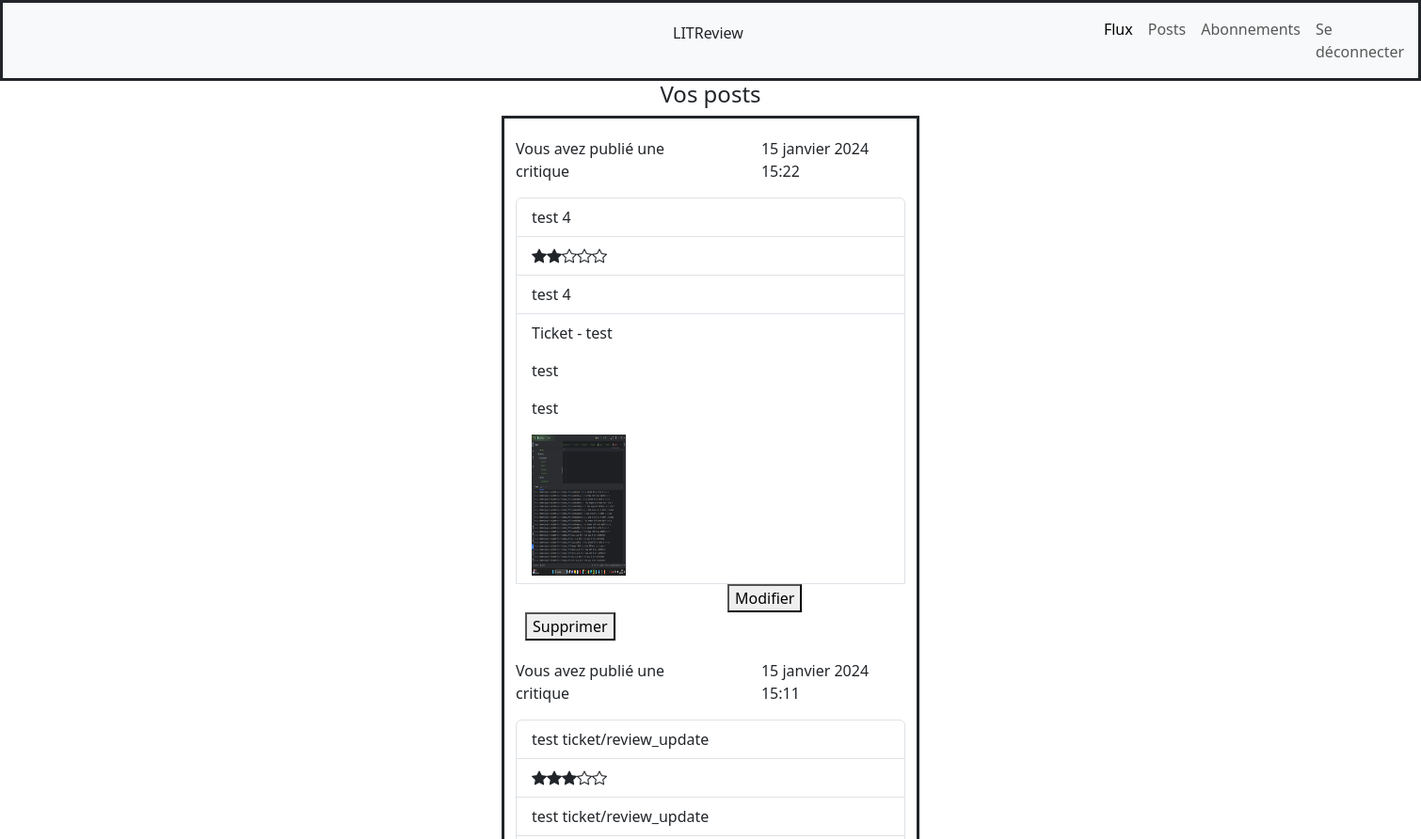
Page /posts/ (signed in, upper part) on the earlier database version.
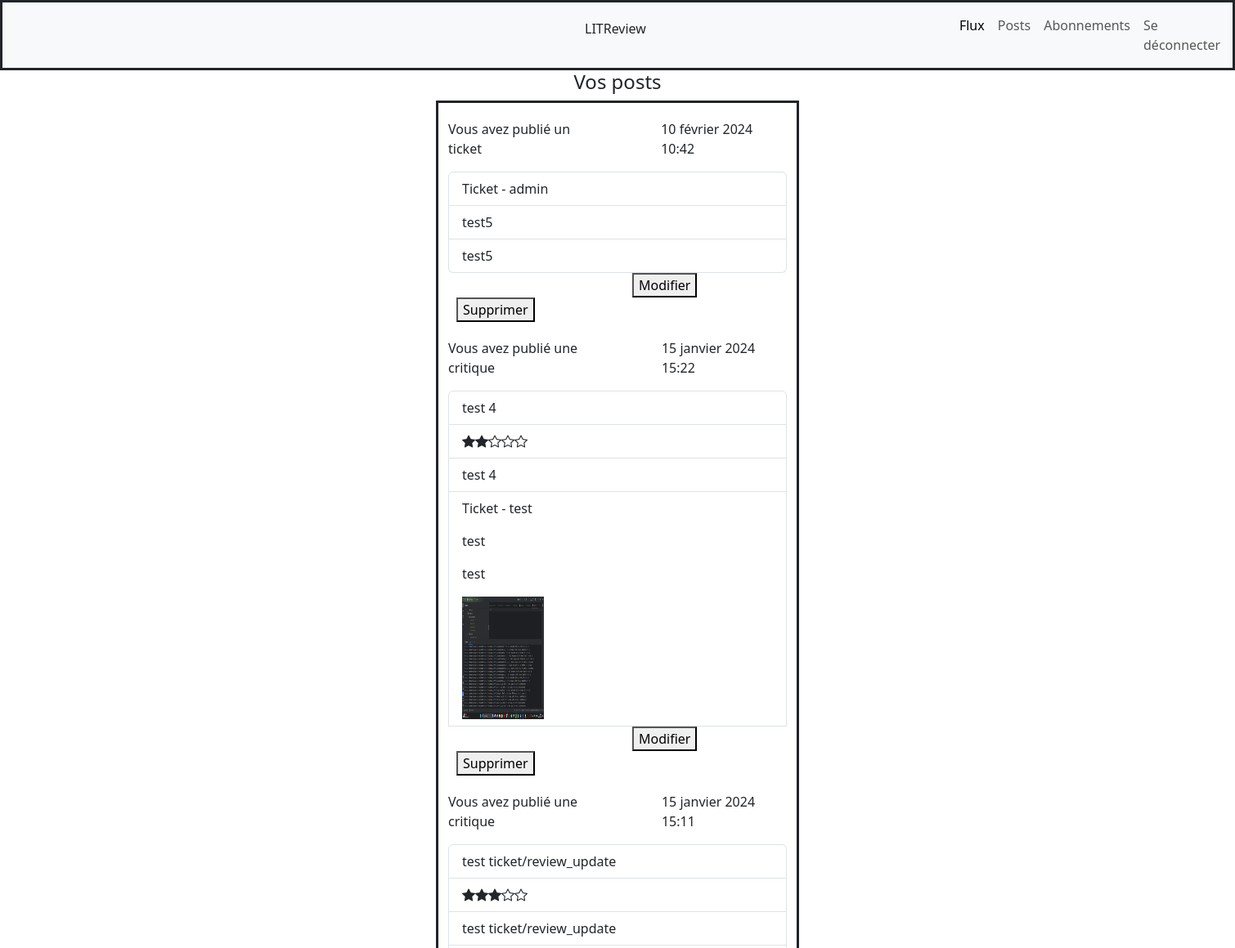
Same page on the later database version.
### critical/models.py (models this page shows)
class Review(models.Model):
    name = models.CharField(max_length=100)
    ticket = models.ForeignKey(to=Ticket, null=True, on_delete=models.CASCADE)
    rating = models.PositiveSmallIntegerField(
        validators=[MinValueValidator(0), MaxValueValidator(5)]
    )
    user = models.ForeignKey(to=User, on_delete=models.CASCADE)
    headline = models.CharField(max_length=128)
    body = models.TextField(max_length=8192, blank=True)
    time_created = models.DateTimeField(auto_now_add=True)
    @property
    def display_rating(self):
        full_star = ''
        empty_star = ''
        for i in range(self.rating):
            full_star += '<i class="bi bi-star-fill"></i>'
        for i in range(5-self.rating):
            empty_star += '<i class="bi bi-star"></i>'
        return full_star + empty_star

class Ticket(models.Model):
    title = models.CharField(max_length=128)
    description = models.TextField(max_length=2048, blank=True)
    user = models.ForeignKey(to=User, on_delete=models.CASCADE)
    image = models.ImageField(null=True, blank=True, upload_to='ticket')
    time_created = models.DateTimeField(auto_now_add=True)

### critical/views.py (the view)
# urls.py: path('posts/', critical.views.ticket_list, name='posts'),
@login_required
def ticket_list(request):
    reviews = Review.objects.filter(user=request.user)
    reviews = reviews.annotate(content_type=Value("Review", CharField()))
    tickets = Ticket.objects.filter(user=request.user)
    tickets = tickets.annotate(content_type=Value("Ticket", CharField()))
    reviews_and_tickets = sorted(
        chain(reviews, tickets),
        key=lambda instance: instance.time_created,
        reverse=True
    )
    return render(request,
                  'critical/posts.html',
                  {'reviews_and_tickets': reviews_and_tickets})

### templates/critical/posts.html
{% extends 'critical/base.html' %}
{% load crispy_forms_tags %}
{% block content %}
<h4 style="text-align:center">Vos posts</h4>
<div class="container">
  <div class="row">
      <div class="col-sm"></div>
      <div class="col-sm" style="border:solid">
        {% for instance in reviews_and_tickets %}
            {% if instance.content_type == 'Review' %}
                {% include 'critical/partials/posts_snippet_review.html' with review=instance %}
            {% elif instance.content_type == 'Ticket' %}
                {% include 'critical/partials/posts_snippet_ticket.html' with ticket=instance %}
            {% endif %}
        {% endfor %}
      </div>
      <div class="col-sm"></div>
  </div>
</div>
{% endblock %}

### templates/critical/partials/posts_snippet_ticket.html (shortened to what this page needs)
<div style="display: flex; margin-top: 20px; ">
    <p >Vous avez publié un ticket</p>
    <p style=" margin-left: 70px">{{ ticket.time_created }}</p>
</div>
<ul class="list-group">
    <li class="list-group-item">Ticket - {{ instance.user }}</li>
    <li class="list-group-item">{{ instance.title }}</li>
    <li class="list-group-item">{{ instance.description }}</li>
</ul>
<div >
    <a href="{% url 'update-ticket' ticket.id %}" style="margin-left: 225px">
        <button style="margin-left:00px" aria-label="Modifier le ticket">Modifier</button>
    </a>
    <a href="{% url 'delete-ticket' ticket.id %}" style="margin-left: 10px">
        <button style="margin-left:00px" aria-label="Supprimer le ticket">Supprimer</button>
    </a>
</div>

### templates/critical/partials/posts_snippet_review.html
<div style="display: flex; margin-top: 20px; ">
    <p >Vous avez publié une critique</p>
    <p style=" margin-left: 50px">{{ review.time_created }}</p>
</div>
<ul class="list-group">
    <li class="list-group-item">{{ instance.headline }}</li>
    <li class="list-group-item">{{ instance.display_rating | safe }}</li>
    <li class="list-group-item">{{ instance.body }}</li>
    <li class="list-group-item">
        <p>Ticket - {{ instance.ticket.user }}</p>
        <p>{{ instance.ticket.title }}</p>
        <p>{{ instance.ticket.description }}</p>
        {% if instance.ticket.image %}
        <img src="{{ instance.ticket.image.url }}" style="width: 100px; height: 150px;">
        {% endif %}
    </li>
    <div>
        <a href="{% url 'update-review' review.id %}" style="margin-left: 225px">
            <button style="margin-left:00px" aria-label="Modifier la critique">Modifier</button>
        </a>
        <a href="{% url 'delete-review' review.id %}" style="margin-left: 10px">
            <button style="margin-left:00px" aria-label="Supprimer la critique">Supprimer</button>
        </a>
    </div>
</ul>

Differences in the rows shown:
added Ticket: time_created "10 février 2024 10:42", user "admin", title "test5", description "test5"
